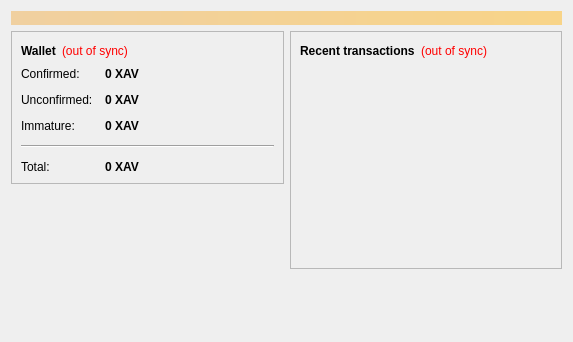
<?xml version="1.0" encoding="UTF-8"?>
<ui version="4.0">
 <class>OverviewPage</class>
 <widget class="QWidget" name="OverviewPage">
  <property name="geometry">
   <rect>
    <x>0</x>
    <y>0</y>
    <width>573</width>
    <height>342</height>
   </rect>
  </property>
  <property name="windowTitle">
   <string>Form</string>
  </property>
  <layout class="QVBoxLayout" name="topLayout">
   <item>
    <widget class="QLabel" name="labelAlerts">
     <property name="visible">
      <bool>false</bool>
     </property>
     <property name="styleSheet">
      <string notr="true">background-color: qlineargradient(x1: 0, y1: 0, x2: 1, y2: 0, stop:0 #F0D0A0, stop:1 #F8D488); color:#000000;</string>
     </property>
     <property name="wordWrap">
      <bool>true</bool>
     </property>
     <property name="margin">
      <number>3</number>
     </property>
    </widget>
   </item>
   <item>
    <layout class="QHBoxLayout" name="horizontalLayout" stretch="1,1">
     <item>
      <layout class="QVBoxLayout" name="verticalLayout_2">
       <item>
        <widget class="QFrame" name="frame">
         <property name="frameShape">
          <enum>QFrame::StyledPanel</enum>
         </property>
         <property name="frameShadow">
          <enum>QFrame::Raised</enum>
         </property>
         <layout class="QVBoxLayout" name="verticalLayout_4">
          <item>
           <layout class="QHBoxLayout" name="horizontalLayout_4">
            <item>
             <widget class="QLabel" name="label_5">
              <property name="font">
               <font>
                <weight>75</weight>
                <bold>true</bold>
               </font>
              </property>
              <property name="text">
               <string>Wallet</string>
              </property>
             </widget>
            </item>
            <item>
             <widget class="QLabel" name="labelWalletStatus">
              <property name="toolTip">
               <string>The displayed information may be out of date. Your wallet automatically synchronizes with the XavierCoin network after a connection is established, but this process has not completed yet.</string>
              </property>
              <property name="styleSheet">
               <string notr="true">QLabel { color: red; }</string>
              </property>
              <property name="text">
               <string notr="true">(out of sync)</string>
              </property>
              <property name="alignment">
               <set>Qt::AlignLeading|Qt::AlignLeft|Qt::AlignVCenter</set>
              </property>
             </widget>
            </item>
            <item>
             <spacer name="horizontalSpacer_2">
              <property name="orientation">
               <enum>Qt::Horizontal</enum>
              </property>
              <property name="sizeHint" stdset="0">
               <size>
                <width>40</width>
                <height>20</height>
               </size>
              </property>
             </spacer>
            </item>
           </layout>
          </item>
          <item>
           <layout class="QFormLayout" name="formLayout_2">
            <property name="fieldGrowthPolicy">
             <enum>QFormLayout::AllNonFixedFieldsGrow</enum>
            </property>
            <property name="horizontalSpacing">
             <number>12</number>
            </property>
            <property name="verticalSpacing">
             <number>12</number>
            </property>
            <item row="0" column="0">
             <widget class="QLabel" name="label">
              <property name="text">
               <string>Confirmed:</string>
              </property>
             </widget>
            </item>
            <item row="0" column="1">
             <widget class="QLabel" name="labelBalance">
              <property name="font">
               <font>
                <weight>75</weight>
                <bold>true</bold>
               </font>
              </property>
              <property name="cursor">
               <cursorShape>IBeamCursor</cursorShape>
              </property>
              <property name="toolTip">
               <string>Your current spendable balance</string>
              </property>
              <property name="text">
               <string notr="true">0 XAV</string>
              </property>
              <property name="textInteractionFlags">
               <set>Qt::LinksAccessibleByMouse|Qt::TextSelectableByKeyboard|Qt::TextSelectableByMouse</set>
              </property>
             </widget>
            </item>
            <item row="1" column="0">
             <widget class="QLabel" name="label_3">
              <property name="text">
               <string>Unconfirmed:</string>
              </property>
             </widget>
            </item>
            <item row="1" column="1">
             <widget class="QLabel" name="labelUnconfirmed">
              <property name="font">
               <font>
                <weight>75</weight>
                <bold>true</bold>
               </font>
              </property>
              <property name="cursor">
               <cursorShape>IBeamCursor</cursorShape>
              </property>
              <property name="toolTip">
               <string>Total of transactions that have yet to be confirmed, and do not yet count toward the spendable balance</string>
              </property>
              <property name="text">
               <string notr="true">0 XAV</string>
              </property>
              <property name="textInteractionFlags">
               <set>Qt::LinksAccessibleByMouse|Qt::TextSelectableByKeyboard|Qt::TextSelectableByMouse</set>
              </property>
             </widget>
            </item>
            <item row="2" column="0">
             <widget class="QLabel" name="labelImmatureText">
              <property name="text">
               <string>Immature:</string>
              </property>
             </widget>
            </item>
            <item row="2" column="1">
             <widget class="QLabel" name="labelImmature">
              <property name="font">
               <font>
                <weight>75</weight>
                <bold>true</bold>
               </font>
              </property>
              <property name="toolTip">
               <string>Mined balance that has not yet matured</string>
              </property>
              <property name="text">
               <string notr="true">0 XAV</string>
              </property>
              <property name="textInteractionFlags">
               <set>Qt::LinksAccessibleByMouse|Qt::TextSelectableByKeyboard|Qt::TextSelectableByMouse</set>
              </property>
             </widget>
            </item>
            <item row="4" column="0">
             <widget class="QLabel" name="labelTotalText">
              <property name="text">
               <string>Total:</string>
              </property>
             </widget>
            </item>
            <item row="4" column="1">
             <widget class="QLabel" name="labelTotal">
              <property name="font">
               <font>
                <weight>75</weight>
                <bold>true</bold>
               </font>
              </property>
              <property name="cursor">
               <cursorShape>IBeamCursor</cursorShape>
              </property>
              <property name="toolTip">
               <string>Your current total balance</string>
              </property>
              <property name="text">
               <string notr="true">0 XAV</string>
              </property>
              <property name="textInteractionFlags">
               <set>Qt::LinksAccessibleByMouse|Qt::TextSelectableByKeyboard|Qt::TextSelectableByMouse</set>
              </property>
             </widget>
            </item>
            <item row="3" column="0" colspan="2">
             <widget class="Line" name="line">
              <property name="orientation">
               <enum>Qt::Horizontal</enum>
              </property>
             </widget>
            </item>
           </layout>
          </item>
         </layout>
        </widget>
       </item>
       <item>
        <spacer name="verticalSpacer">
         <property name="orientation">
          <enum>Qt::Vertical</enum>
         </property>
         <property name="sizeHint" stdset="0">
          <size>
           <width>20</width>
           <height>40</height>
          </size>
         </property>
        </spacer>
       </item>
      </layout>
     </item>
     <item>
      <layout class="QVBoxLayout" name="verticalLayout_3">
       <item>
        <widget class="QFrame" name="frame_2">
         <property name="frameShape">
          <enum>QFrame::StyledPanel</enum>
         </property>
         <property name="frameShadow">
          <enum>QFrame::Raised</enum>
         </property>
         <layout class="QVBoxLayout" name="verticalLayout">
          <item>
           <layout class="QHBoxLayout" name="horizontalLayout_2">
            <item>
             <widget class="QLabel" name="label_4">
              <property name="text">
               <string>&lt;b&gt;Recent transactions&lt;/b&gt;</string>
              </property>
             </widget>
            </item>
            <item>
             <widget class="QLabel" name="labelTransactionsStatus">
              <property name="toolTip">
               <string>The displayed information may be out of date. Your wallet automatically synchronizes with the XavierCoin network after a connection is established, but this process has not completed yet.</string>
              </property>
              <property name="styleSheet">
               <string notr="true">QLabel { color: red; }</string>
              </property>
              <property name="text">
               <string notr="true">(out of sync)</string>
              </property>
              <property name="alignment">
               <set>Qt::AlignRight|Qt::AlignTrailing|Qt::AlignVCenter</set>
              </property>
             </widget>
            </item>
            <item>
             <spacer name="horizontalSpacer">
              <property name="orientation">
               <enum>Qt::Horizontal</enum>
              </property>
              <property name="sizeHint" stdset="0">
               <size>
                <width>40</width>
                <height>20</height>
               </size>
              </property>
             </spacer>
            </item>
           </layout>
          </item>
          <item>
           <widget class="QListView" name="listTransactions">
            <property name="styleSheet">
             <string notr="true">QListView { background: transparent; }</string>
            </property>
            <property name="frameShape">
             <enum>QFrame::NoFrame</enum>
            </property>
            <property name="verticalScrollBarPolicy">
             <enum>Qt::ScrollBarAlwaysOff</enum>
            </property>
            <property name="horizontalScrollBarPolicy">
             <enum>Qt::ScrollBarAlwaysOff</enum>
            </property>
            <property name="selectionMode">
             <enum>QAbstractItemView::NoSelection</enum>
            </property>
           </widget>
          </item>
         </layout>
        </widget>
       </item>
       <item>
        <spacer name="verticalSpacer_2">
         <property name="orientation">
          <enum>Qt::Vertical</enum>
         </property>
         <property name="sizeHint" stdset="0">
          <size>
           <width>20</width>
           <height>40</height>
          </size>
         </property>
        </spacer>
       </item>
      </layout>
     </item>
    </layout>
   </item>
  </layout>
 </widget>
 <resources/>
 <connections/>
</ui>
